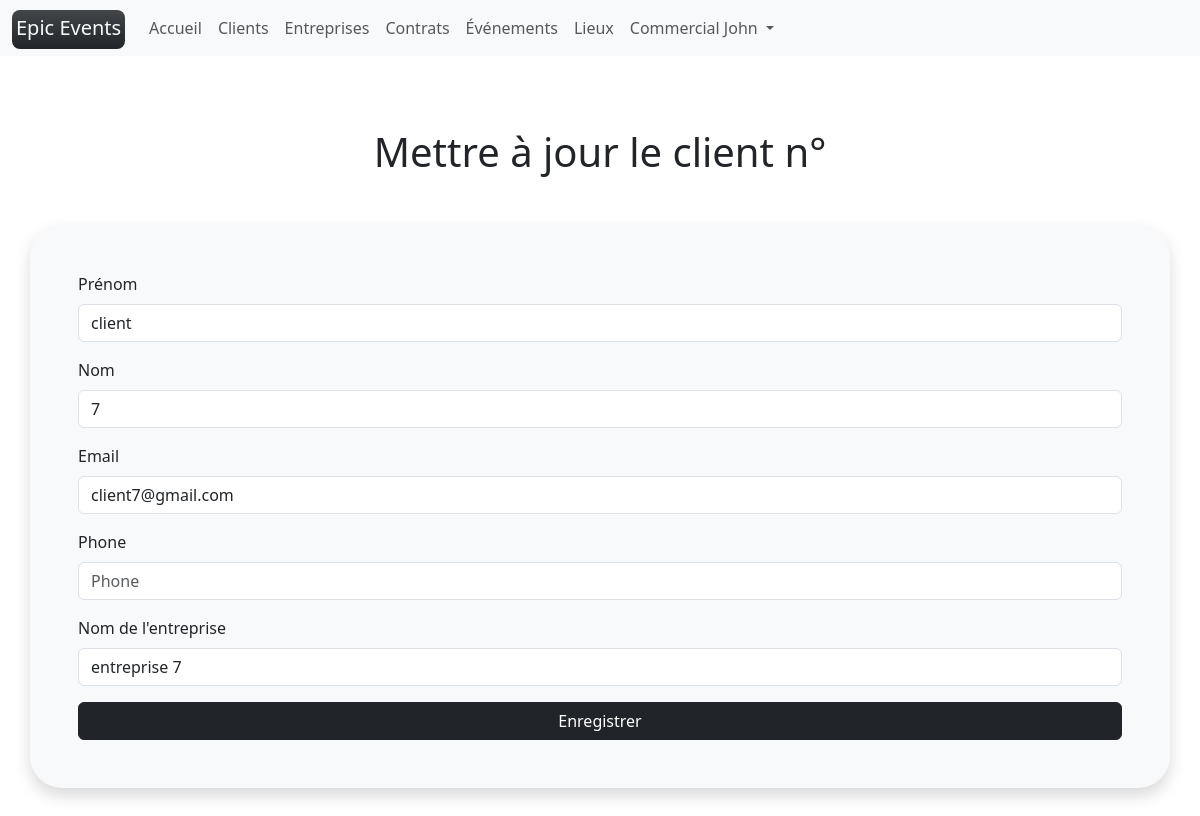
The app's page /customers/17/update/ (signed in) with its own data.
### epic_events/models/collaborator.py (models this page shows, shortened)
class Collaborator(UserMixin, AbstractUser):
    department = models.ForeignKey(to=Department, on_delete=models.RESTRICT, null=True)
    birthdate = models.DateField(verbose_name="Date de naissance")
    REQUIRED_FIELDS = ["first_name", "last_name"]
    USERNAME_FIELD = "email"
    username = date_joined = None
    @property
    def str_id(self) -> str:
        if self.id:
            return str(self.id)
        return unfilled
    @property
    def role(self) -> str:
        if self.department:
            return self.department.name
        return unfilled
    @property
    def title(self) -> str:
        if self.first_name:
            return f"{self.role} {self.first_name.capitalize()}"
        return f"{self.role} {unfilled}"

### epic_events/models/department.py (models this page shows, shortened)
class Department(NameFieldMixin):
    @classmethod
    def french_name(self) -> str:
        """used in flash messages"""
        return "Département"

### epic_events/models/customer.py (models this page shows, shortened)
class Customer(UserMixin):
    company = models.ForeignKey(to=Company, on_delete=models.SET_NULL, null=True)
    commercial = models.ForeignKey(
        to=Collaborator, on_delete=models.SET_NULL, null=True, related_name="commercial"
    )
    @classmethod
    def french_name(self) -> str:
        return "Client"

### epic_events/models/company.py (models this page shows, shortened)
class Company(NameFieldMixin):
    """customers companies CRUD by commercials"""

### epic_events/views/customer.py (the view, shortened to what this page needs)
class UpdateView(crud_permission, View):
    def get(self, request, id, *args, **kwargs):
        obj = get_object_or_404(model, id=id)
        return render(
            request,
            model.template_name_create(),
            {
                "model_form": model_form(instance=obj),
                "relation_form": relation_form(instance=obj.company),
                "title": model.french_name().lower(),
            },
        )

### epic_events/forms/customer.py
class CustomerForm(forms.ModelForm):
    phone = PhoneNumberField(region="FR", label="Téléphone", required=False)
    class Meta:
        model = Customer
        fields = ("first_name", "last_name", "email", "phone")

### epic_events/forms/company.py
class CompanyForm(forms.ModelForm):
    name = forms.CharField(label="Nom de l'entreprise", required=True)
    class Meta:
        model = Company
        fields = ["name"]

### epic_events/models/mixins.py (called while the page is built)
    @classmethod
    def singular_name(self) -> str:
        return self.__name__.lower()

    @classmethod
    def template_name_create(self) -> str:
        return f"{self.singular_name()}/form.html"

### epic_events/permissions.py (called while the page is built)
    def test_func(self):
        return self.request.user.role == "Commercial"

### epic_events/templates/customer/form.html (shortened to what this page needs)
{% extends "base.html" %}
{% load django_bootstrap5 %}
{% block content %}
      <h1 class="text-center my-5">
        {% if 'create' in request.path %}
          Ajouter un nouveau {{title}}
        {% else %}
          Mettre à jour le {{title}} n°{{obj.id}}
        {% endif %}
      </h1>
    <div class="shadow p-5 mb-5 bg-body-tertiary rounded-5">
      <form method="POST" class="form">
        {% bootstrap_form model_form %}
        {% bootstrap_form relation_form %}
        <button type="submit" class="btn btn-dark w-100">Enregistrer</button>
      </form>
    </div>
{% endblock content %}

### epic_events/templates/partials/navbar.html (shortened to what this page needs)
<nav class="navbar navbar-expand-lg navbar-light bg-light">
  <div class="container-fluid">
    <a class="navbar-brand" href="{% url 'home' %}">
      <span class="bg-dark text-light p-1 pb-2 bg-gradient rounded-3">
        Epic Events
      </span>
    </a>
    <div class="collapse navbar-collapse" id="navbarScroll">
      {% if user.is_authenticated %}
      <ul class="navbar-nav me-auto my-2 my-lg-0 navbar-nav-scroll" style="--bs-scroll-height: 100px;">
        <li class="nav-item">
          <a
          {% if '/home/' == request.path %}
            class="nav-link active border-bottom border-dark border-2"
            aria-current="page"
          {% else %}
            class="nav-link"
          {% endif %}
            href="{% url 'home' %}">Accueil
          </a>
        </li>
        <li class="nav-item">
          <a
          {% if '/customers/' == request.path %}
            class="nav-link active border-bottom border-dark border-2"
            aria-current="page"
          {% else %}
            class="nav-link"
          {% endif %}
           href="{% url 'customers' %}">Clients
          </a>
        </li>
        <li class="nav-item">
          <a
          {% if '/companies/' == request.path %}
            class="nav-link active border-bottom border-dark border-2"
            aria-current="page"
          {% else %}
            class="nav-link"
          {% endif %}
            href="{% url 'companies' %}">Entreprises
          </a>
        </li>
        <li class="nav-item">
          <a
          {% if '/contracts/' == request.path %}
            class="nav-link active border-bottom border-dark border-2"
            aria-current="page"
          {% else %}
            class="nav-link"
          {% endif %}
            href="{% url 'contracts' %}">Contrats
          </a>
        </li>
        <li class="nav-item">
          <a
          {% if '/events/' == request.path %}
            class="nav-link active border-bottom border-dark border-2"
            aria-current="page"
          {% else %}
            class="nav-link"
          {% endif %}
            href="{% url 'events' %}">Événements
          </a>
        </li>
        <li class="nav-item">
          <a
          {% if '/locations/' == request.path %}
            class="nav-link active border-bottom border-dark border-2"
            aria-current="page"
          {% else %}
            class="nav-link"
          {% endif %}
            href="{% url 'locations' %}">Lieux
          </a>
        </li>
        <li class="nav-item dropdown">
          <a
          {% if '/collaborators/'|add:user.str_id|add:'/' == request.path %}
            class="nav-link dropdown-toggle active border-bottom border-dark border-2"
          {% else %}
            class="nav-link dropdown-toggle"
          {% endif %}
          href="#" id="navbarScrollingDropdown" role="button" data-bs-toggle="dropdown" aria-expanded="false">
            {{user.title}}
          </a>
        </li>
      </ul>
      {% endif %}
    </div>
  </div>
</nav>

### records on screen
Collaborator: title "Commercial John"
Customer: first_name "client", last_name "7", email "client7@gmail.com"
Company: name "entreprise 7"
